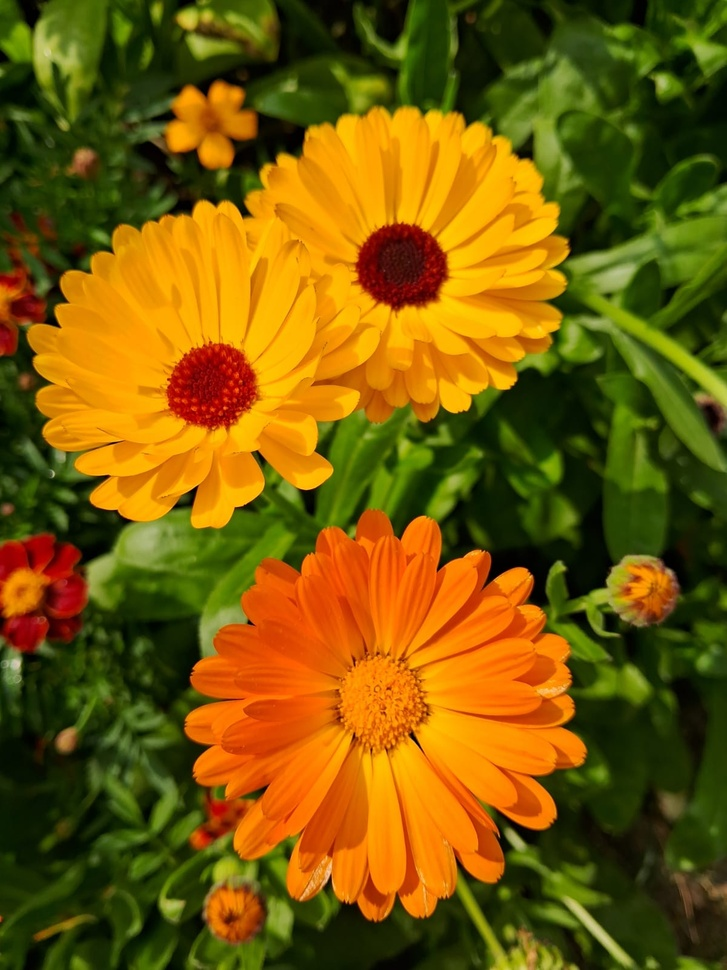
#> input picture images/FLOWER.jpeg, 727 x 970 px, shrunk from 1200 x 1600 before the run, found by its file name
$ python Histogram.py
#> lines starting #> are read from the running program, lines starting #| are printed output that depends on the picture
#----------------------------------------------------
#--- To generate the histogram of a digital image.
#----------------------------------------------------
#--- Sangeeta Biswas, Ph.D.
#--- Associate Professor
#--- Department of Computer Science and Engineering
#--- University of Rajshahi
#--- Rajshahi-6205, Bangladesh
#----------------------------------------------------
# 22.7.2025
#----------------------------------------------------

#--- Import necessary modules
import cv2
import matplotlib.pyplot as plt
import numpy as np

def main():
    #--- Load an image
    img_path = '/Users/akhi/Desktop/DIP/images/FLOWER.jpeg'
    bgr_img = cv2.imread(img_path)
#> bgr_img is the input picture: shape (970, 727, 3); mean B, G, R 6.7, 89.5, 119.3

    #--- Change channel order to cope with Matplotlib requirement.
    #--- OpenCV loaded images in BGR (Blue, Green, Red Channel) order.
    #--- Matplotlib handle images in RGB order.
    rgb_img = cv2.cvtColor(bgr_img, cv2.COLOR_BGR2RGB)

    #--- Separate different channels
    red_img = rgb_img[:, :, 0]
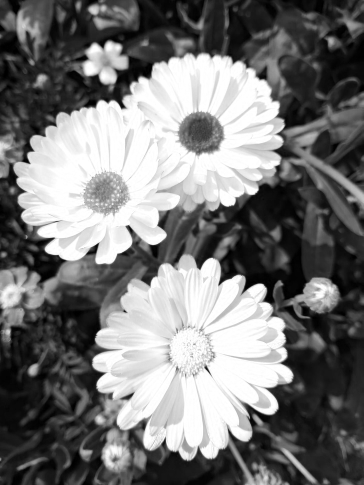
#> red_img: shape (970, 727) (shown at 1/2 size); min 0, max 255, mean 119.3
    green_img = rgb_img[:, :, 1]
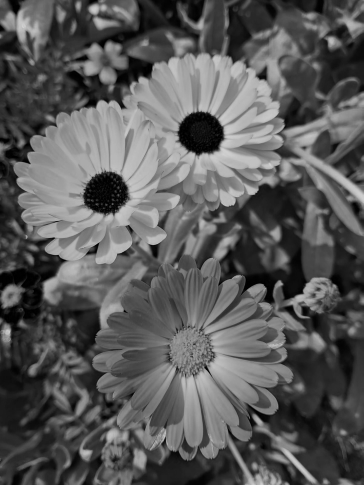
#> green_img: shape (970, 727) (shown at 1/2 size); min 0, max 212, mean 89.5
    blue_img = rgb_img[:, :, 2]
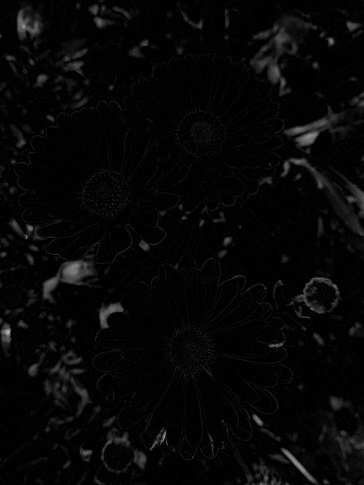
#> blue_img: shape (970, 727) (shown at 1/2 size); min 0, max 177, mean 6.7

    #--- Display images
    img_set = [rgb_img, red_img, green_img, blue_img]
    title_set = ['RGB', 'Red', 'Green', 'Blue']
    color_set = ['', 'Reds', 'Greens', 'Blues']
    display_imgset(img_set, color_set, title_set, row = 2, col = 2)

    #--- Prepare histogram for each color channel separately
    prepare_histogram(red_img, 'Red')
    prepare_histogram(green_img, 'Green')
    prepare_histogram(blue_img, 'Blue')

def prepare_histogram(img, color_channel):
	#--- Prepare an array to hold the number of pixels
	pixel_count = np.zeros((256,), dtype = np.uint)

	#--- Count number of pixels
	h, w = img.shape
	for i in range(h):
		for j in range(w):
			pixel_value = img[i,j]
			pixel_count[pixel_value] += 1
	print(pixel_count)

	#--- Plot histogram in two ways
	x = np.arange(256)
	plt.figure(figsize = (20,20))
	plt.subplot(1, 2, 1)
	plt.plot(x, pixel_count, 'ro')
	plt.title('Histogram of ' + color_channel + ' Channel')
	plt.xlabel('Pixel Values')
	plt.ylabel('Number of Pixels')

	plt.subplot(1, 2, 2)
	plt.bar(x, pixel_count)
	plt.title('Histogram of ' + color_channel + ' Channel')
	plt.xlabel('Pixel Values')
	plt.ylabel('Number of Pixels')
	plt.show()
	plt.close()

def display_imgset(img_set, color_set, title_set = '', row = 1, col = 1):
#> called with row = 2, col = 2
	plt.figure(figsize = (20, 20))
	k = 1
	for i in range(1, row + 1):
		for j in range(1, col + 1):
			plt.subplot(row, col, k)
			img = img_set[k-1]
			if(len(img.shape) == 3):
				plt.imshow(img)
			else:
				plt.imshow(img, cmap = color_set[k-1])
			if(title_set[k-1] != ''):
				plt.title(title_set[k-1])
			k += 1
#> after the loop, k = 5

	plt.show()
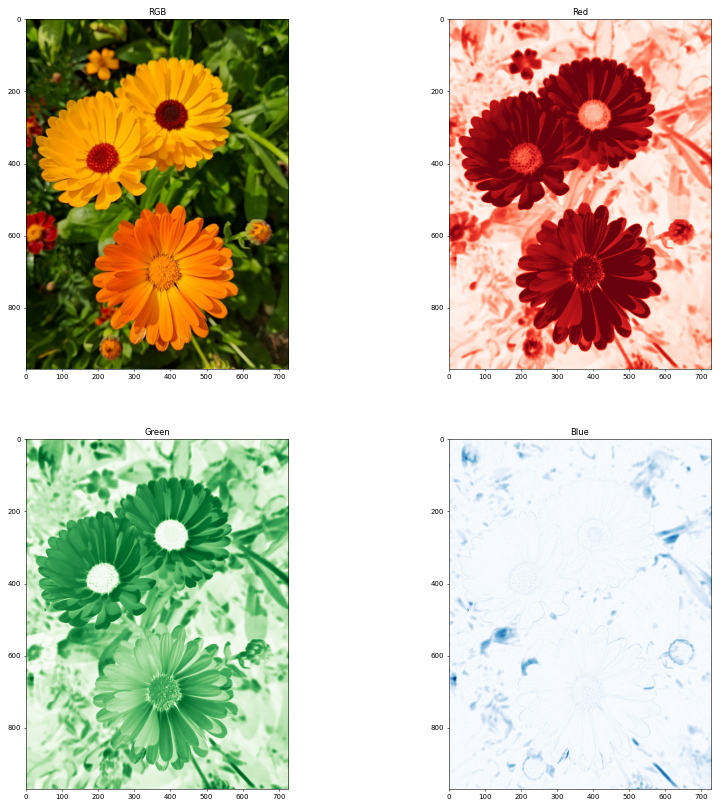
#> figure drawn by matplotlib, 4 panels
	plt.close()

if __name__ == '__main__':
	main()
#> after the loop in prepare_histogram, `for i in range(h):`: pixel_count = 256 values, max 50722 at index 255, min 646 at index 175, mean 2754.6
#| [ 1343  1746  2386  3195  3804  3805  4065  4159  4163  4839  5294  5532
#|   5704  5896  5749  6127  6391  6476  6167  6350  6268  6409  6263  6254
#|   6824  6493  6602  6578  6544  6396  6536  6671  6556  6376  6332  6337
#|   6182  6077  6227  6045  5538  5226  4842  4760  4531  4296  4160  3771
#|   3789  3457  3430  3338  3224  3130  3201  2981  2919  2873  2886  2853
#|   2735  2786  2590  2680  2634  2568  2572  2654  2592  2630  2496  2451
#> (further printed lines are left out)
#> call 2 of prepare_histogram, with color_channel = 'Green'
#> after the loop in prepare_histogram (call 2), `for i in range(h):`: pixel_count = 256 values, max 5974 at index 54, min 0 at index 213, mean 2754.6
#| [3211 2282 2273 2109 2348 2229 2133 2050 1921 1945 2076 2491 2655 2536
#|  2639 2714 2648 2760 2917 2933 3092 3388 3405 3922 4500 4841 5246 5595
#|  5523 5542 5829 5882 5925 5371 5228 5187 5409 5246 5203 5103 5662 5496
#|  5725 5967 5458 5185 5015 5073 5186 5407 5517 5690 5799 5770 5974 5770
#|  5358 4964 4754 4625 4400 4299 4298 4360 4382 4294 4314 4506 4505 4494
#|  4390 4313 4141 4103 4053 4072 4214 4032 4117 4105 3974 3734 3792 3600
#> (further printed lines are left out)
#> in prepare_histogram (call 2), `plt.show()`:
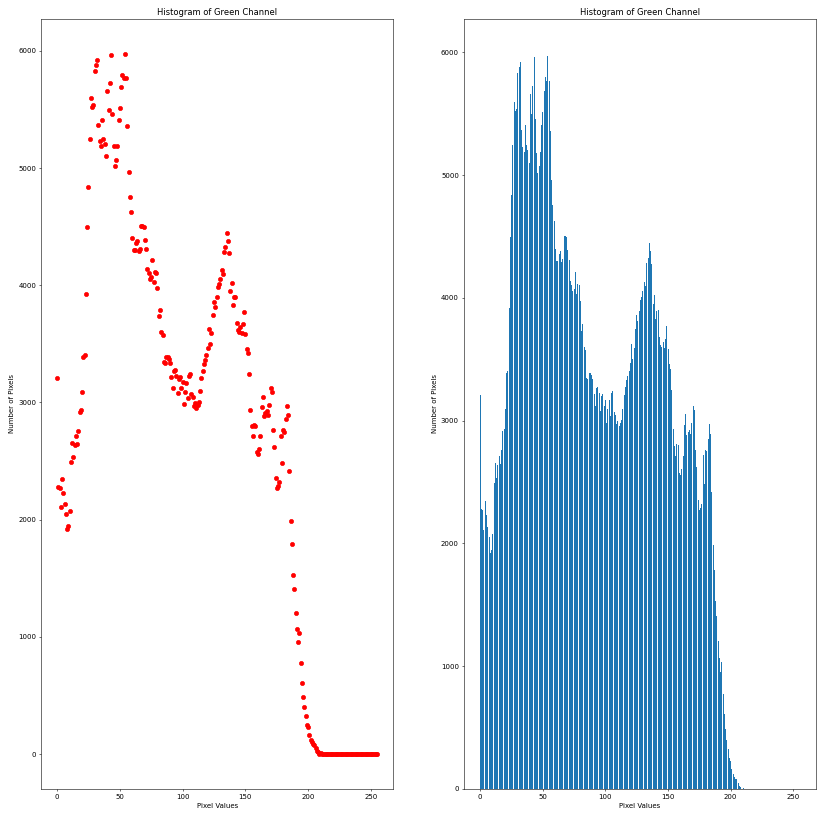
#> figure drawn by matplotlib, 2 panels; panel 1: curve peaks at x = 54, y = 5974; panel 2: tallest bar 5974 high, from x = 53.6 to 54.4
#> call 3 of prepare_histogram, with color_channel = 'Blue'
#> after the loop in prepare_histogram (call 3), `for i in range(h):`: pixel_count = 256 values, max 209680 at index 0, min 0 at index 150, mean 2754.6
#| [209680  95730  84910  62597  42790  29152  20892  15756  12435  10246
#|    8663   7685   6715   5843   5395   4830   4411   3962   3647   3433
#|    3080   2935   2709   2568   2364   2312   2185   2046   1938   1882
#|    1747   1745   1655   1584   1491   1411   1374   1292   1263   1224
#|    1195   1144   1096   1058   1029    969    870    849    819    737
#|     752    693    686    653    591    545    528    531    566    527
#> (further printed lines are left out)
#> in prepare_histogram (call 3), `plt.show()`:
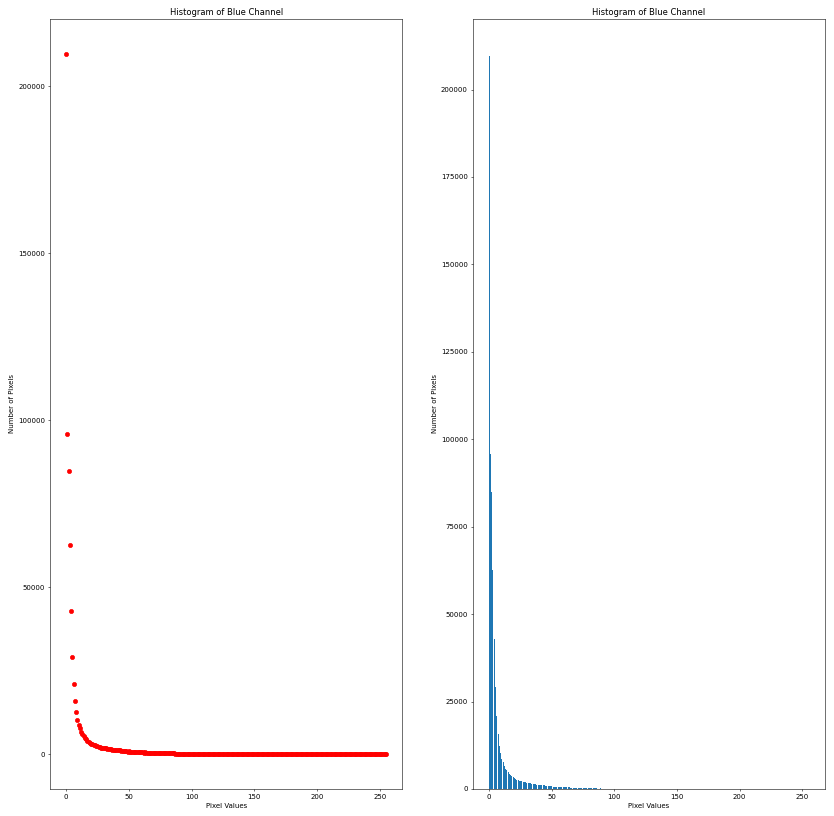
#> figure drawn by matplotlib, 2 panels; panel 1: curve peaks at x = 0, y = 209680; panel 2: tallest bar 209680 high, from x = -0.4 to 0.4

$ run again, with images/images.jpeg copied over images/FLOWER.jpeg
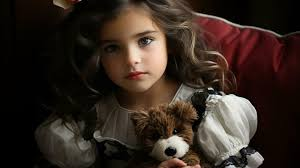
#> input picture images/images.jpeg, 300 x 168 px, found by its file name
#> in main, bgr_img is the input picture: shape (168, 300, 3); mean B, G, R 32.4, 40.3, 52.8
#> in main, `blue_img = rgb_img[:, :, 2]`:
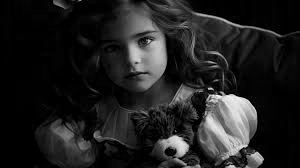
#> blue_img: shape (168, 300); min 0, max 255, mean 32.4
#> after the loop in display_imgset, `for i in range(1, row + 1):`: k = 5
#> after the loop in prepare_histogram, `for i in range(h):`: pixel_count = 256 values, max 2300 at index 0, min 0 at index 253, mean 196.9
#| [2300 2005 1757 1585 1381 1477 1278 1148 1145 1049  691  576  526  789
#|  1105  917  735  480  454  415  418  429  297  397  468  388  435  349
#|   326  299  273  264  317  270  253  287  345  307  324  280  285  278
#|   255  251  268  222  266  272  275  253  260  250  263  242  233  235
#|   244  253  220  237  223  207  221  203  191  187  215  205  209  190
#|   184  181  193  190  181  177  176  188  185  190  187  205  190  205
#> (further printed lines are left out)
#| [2904 3215 1841 1980 2203 2908 2436 1790 1320 1339  956  870  642  619
#|   491  482  417  404  364  334  314  352  332  288  347  311  322  314
#|   341  323  291  306  302  305  286  267  300  296  289  271  273  286
#|   296  266  296  328  303  295  278  279  251  270  290  235  242  207
#|   177  249  194  185  179  159  180  177  170  171  151  157  132  150
#|   149  149  150  130  135  108  118  127  103  108  128  139  108  126
#> (further printed lines are left out)
#> after the loop in prepare_histogram (call 3), `for i in range(h):`: pixel_count = 256 values, max 10634 at index 0, min 0 at index 244, mean 196.9
#| [10634  4788  2585  2334  1334  1270   923   798   636   604   533   542
#|    510   469   467   446   420   375   361   382   352   348   321   358
#|    350   334   370   399   372   368   385   337   328   370   309   317
#|    335   304   295   302   278   274   250   251   234   211   213   203
#|    224   238   218   191   197   207   194   182   144   152   178   154
#|    141   127   146   109   114   132   125    82   116   121   102   111
#> (further printed lines are left out)
#> in prepare_histogram (call 3), `plt.show()`:
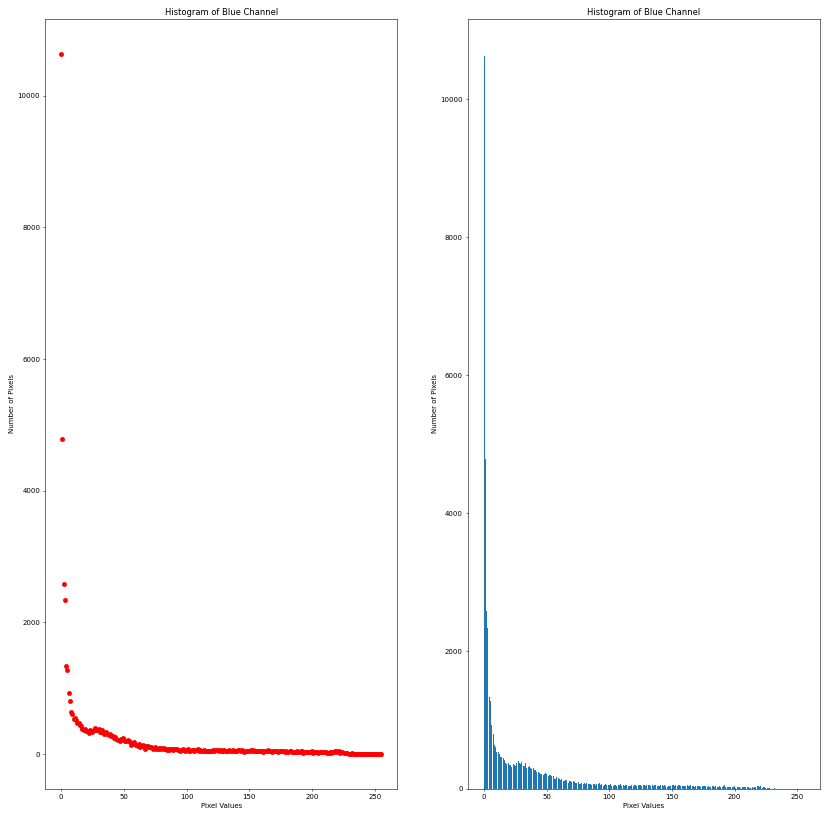
#> figure drawn by matplotlib, 2 panels; panel 1: curve peaks at x = 0, y = 10634; panel 2: tallest bar 10634 high, from x = -0.4 to 0.4

$ run again, with images/lily.jpeg copied over images/FLOWER.jpeg
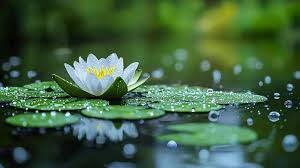
#> input picture images/lily.jpeg, 300 x 168 px, found by its file name
#> in main, bgr_img is the input picture: shape (168, 300, 3); mean B, G, R 64.3, 96.2, 64.2
#> in main, `blue_img = rgb_img[:, :, 2]`:
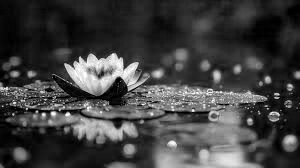
#> blue_img: shape (168, 300); min 0, max 255, mean 64.3
#> after the loop in display_imgset, `for i in range(1, row + 1):`: k = 5
#> after the loop in prepare_histogram, `for i in range(h):`: pixel_count = 256 values, max 696 at index 18, min 0 at index 235, mean 196.9
#| [484  61  65  95 117 163 218 323 354 355 362 424 409 467 442 461 511 587
#|  696 601 516 514 546 501 504 546 521 492 496 492 529 523 499 504 494 441
#|  470 453 433 409 405 461 440 436 384 430 424 440 467 525 491 531 504 552
#|  541 552 541 540 532 520 611 593 510 501 538 504 443 415 392 390 336 376
#|  305 313 284 316 301 329 301 303 315 304 303 285 263 278 315 287 248 262
#|  247 266 250 288 249 264 243 265 241 238 248 264 284 235 271 245 274 285
#> (further printed lines are left out)
#| [  4   4   8  10  13  23  36  62  84  95 117 141 162 202 199 198 180 183
#|  204 179 227 244 282 296 299 279 252 260 259 291 366 451 278 245 283 274
#|  324 256 276 276 313 283 324 315 403 347 317 336 356 338 321 318 338 343
#|  339 368 394 434 395 353 318 327 319 317 311 312 293 318 306 288 317 300
#|  287 322 332 314 333 326 321 350 386 369 357 391 398 355 381 342 381 370
#|  373 349 371 378 389 384 369 423 416 364 355 308 316 320 306 295 288 294
#> (further printed lines are left out)
#> after the loop in prepare_histogram (call 3), `for i in range(h):`: pixel_count = 256 values, max 911 at index 24, min 3 at index 249, mean 196.9
#| [599 176 227 255 384 436 428 442 450 469 501 538 531 571 556 641 592 692
#|  716 792 766 784 856 827 911 818 845 787 742 741 658 686 576 628 649 627
#|  641 678 622 641 562 519 538 544 488 439 431 422 410 365 383 324 311 289
#|  282 285 241 243 211 256 182 230 203 199 157 181 181 166 168 190 176 167
#|  171 165 152 155 162 142 143 149 153 144 129 119 147 138 157 147 119 138
#|  141 128 115 142 110 129 118 123 137 124 150 125 132 120 157 125 123 129
#> (further printed lines are left out)
#> in prepare_histogram (call 3), `plt.show()`:
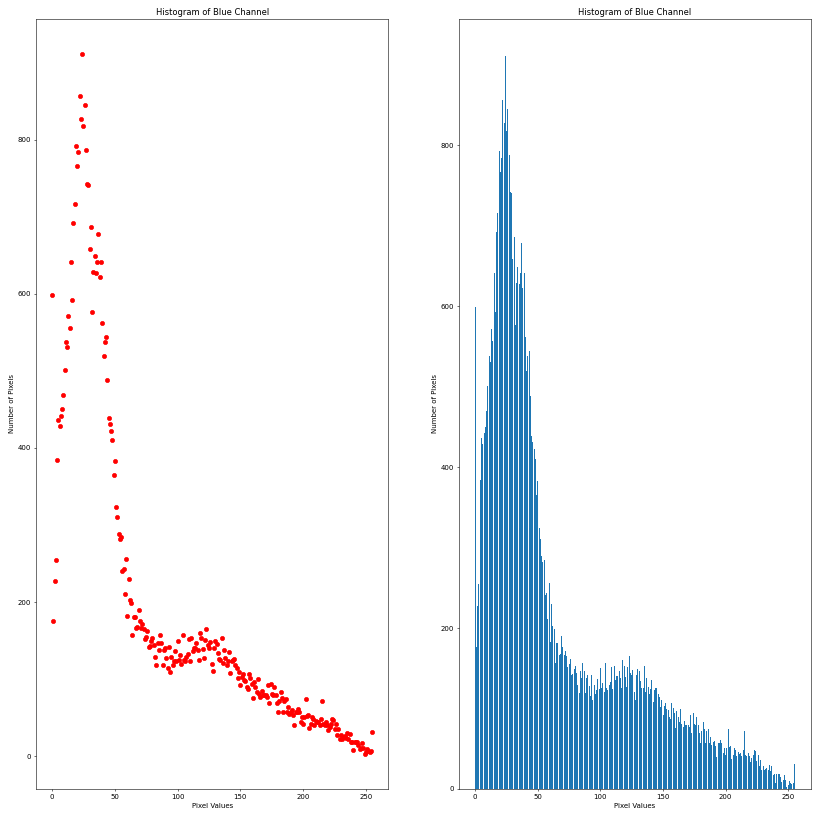
#> figure drawn by matplotlib, 2 panels; panel 1: curve peaks at x = 24, y = 911; panel 2: tallest bar 911 high, from x = 23.6 to 24.4
